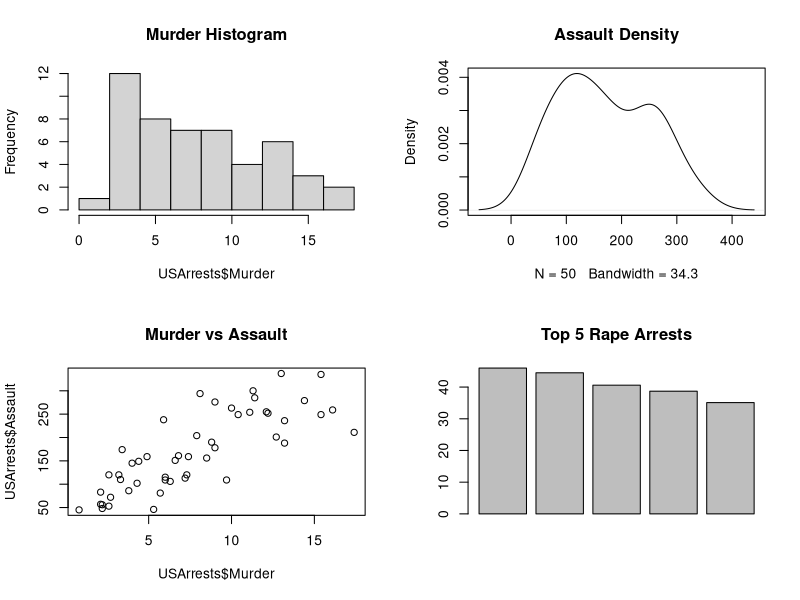

This chart was generated by the following R code:
print(summary(USArrests))

print(rownames(USArrests)[which.max(USArrests$Rape)])
print(c(Max_Murder = max(USArrests$Murder), Min_Murder = min(USArrests$Murder)))
print(round(cor(USArrests), 2))

sub <- subset(USArrests, Assault > median(Assault) & Murder <= quantile(Murder, 0.25))
print(sub)

par(mfrow = c(2, 2))
hist(USArrests$Murder, main = "Murder Histogram")
plot(density(USArrests$Assault), main = "Assault Density")
plot(USArrests$Murder, USArrests$Assault, main = "Murder vs Assault")
barplot(head(sort(USArrests$Rape, decreasing = TRUE), 5), main = "Top 5 Rape Arrests")
